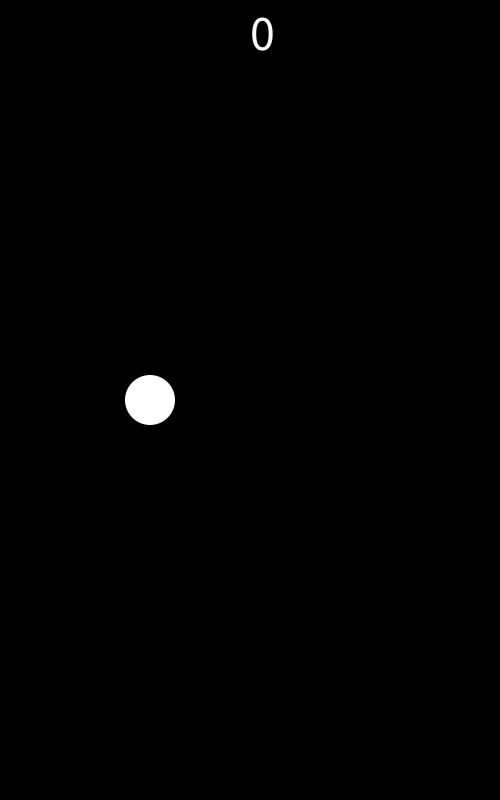
Frame 1 (no input)
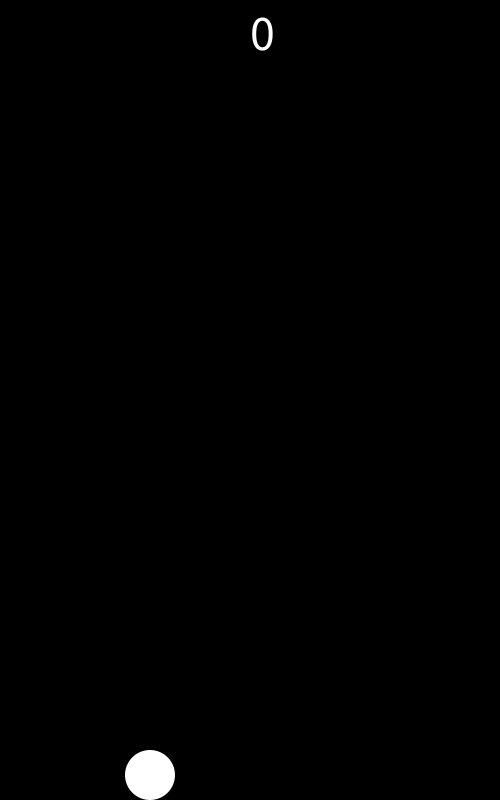
Frame 60 (the mouse pressed at the canvas centre just before this capture)
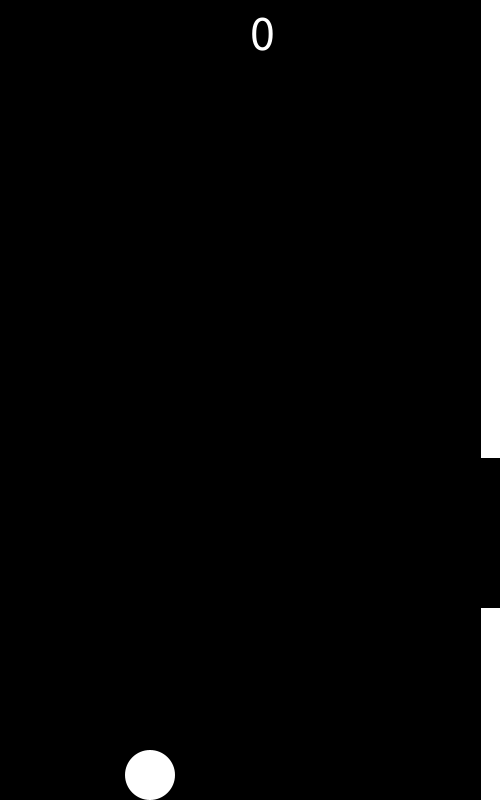
Frame 120 (the mouse held since frame 60 and released just before this capture)

The Processing sketch that drew these frames (run headless with seeded random() and noise(); from frame 60 on, the mouse is pressed at the canvas centre):

// Processing sketch: flappy_bird
// ── flappy_bird.pde
Bird b;
Pipe p;
Pipe p2;

void setup() {
  size(500, 800);
  noStroke();

  b = new Bird();
  p = new Pipe(width+100,int(random(200,600)));
  p2 = new Pipe(width+375,int(random(200,600)));
}

void draw() {
  background(0);
  b.render();
  b.update();
  p.render();
  p2.render();
  p.update();
  p2.update();
  
}

void keyPressed() {
  if (key == ' ') {
    b.flap();
  }
}

void keyReleased() {
  if (!b.ready2flap) {
    b.ready2flap = true;
  }
}

// ── Bird.pde
class Bird {
  float x, y; // Fuglens position
  float dy, ddy; // Fuglens hastighed og acceleration
  float s; // Fuglens størrelse
  boolean ready2flap;
  int score;

  // Constructor til nye fugle
  Bird() {
    x = 150;
    y = height/2;
    dy = 0;
    ddy = 0.3;
    s = 50;
    ready2flap = true;
    textSize(50);
    score = 0;
  }

  // Afbild fuglen ved dens nuværende position
  void render() {
    fill(255);
    ellipse(x, y, s, s);
    text(score, width/2, 50);
  }

  // Opdater fuglens position
  void update() {
    dy += ddy;
    y += dy;

    if (y >= height-s/2) {
      y = height - s/2;
      dy = 0;
    }
    if (dist(x, 0, p.x+p.w/2, 0) <= 1 || dist(x, 0, p2.x+p2.w/2, 0)<=1) {
      score += 1;
    }
  }

  // Bask med vingerne
  void flap() {
    if (ready2flap) {
      dy += -8;
      ready2flap = false;
    }
  }
}

// ── Pipe.pde
class Pipe {
  float x; // Rørets position
  float dx; // Rørets hastighed
  float w; // Rørets bredde
  float y; // Hullets øvre position
  float h; // Hullets størrelse

  // Constructor til nye pipes
  Pipe(int tempX, int tempY) {
    x = tempX;
    dx = -1;
    w = 30;
    y = tempY;
    h = 150;
  }

  // Afbild røret på canvasset
  void render() {
    fill(255);
    rect(x, 0, w, y);
    rect(x, y+h, w, height-y-h);
  }

  // Opdater rørets position
  void update() {
    x += dx;
    if (outOfCanvas() == true){
      x = width;
      y = random(200,600);
    }
  }

  // Metode, der tjekker om røret er
  // blevet ramt af en fugl. Input skal være
  // et fugle-objekt og metoden skal returnere
  // true eller false alt efter om fuglen er 
  // ramt eller ej.
  boolean hit(Bird b) {
    return false;
  }
  
  // Metode, der returnerer true, når røret er uden
  // for canvas. Ellers false
  boolean outOfCanvas() {
    if (x+w < 0) {
      return true;
    } else {
      return false;
    }
  }
}
